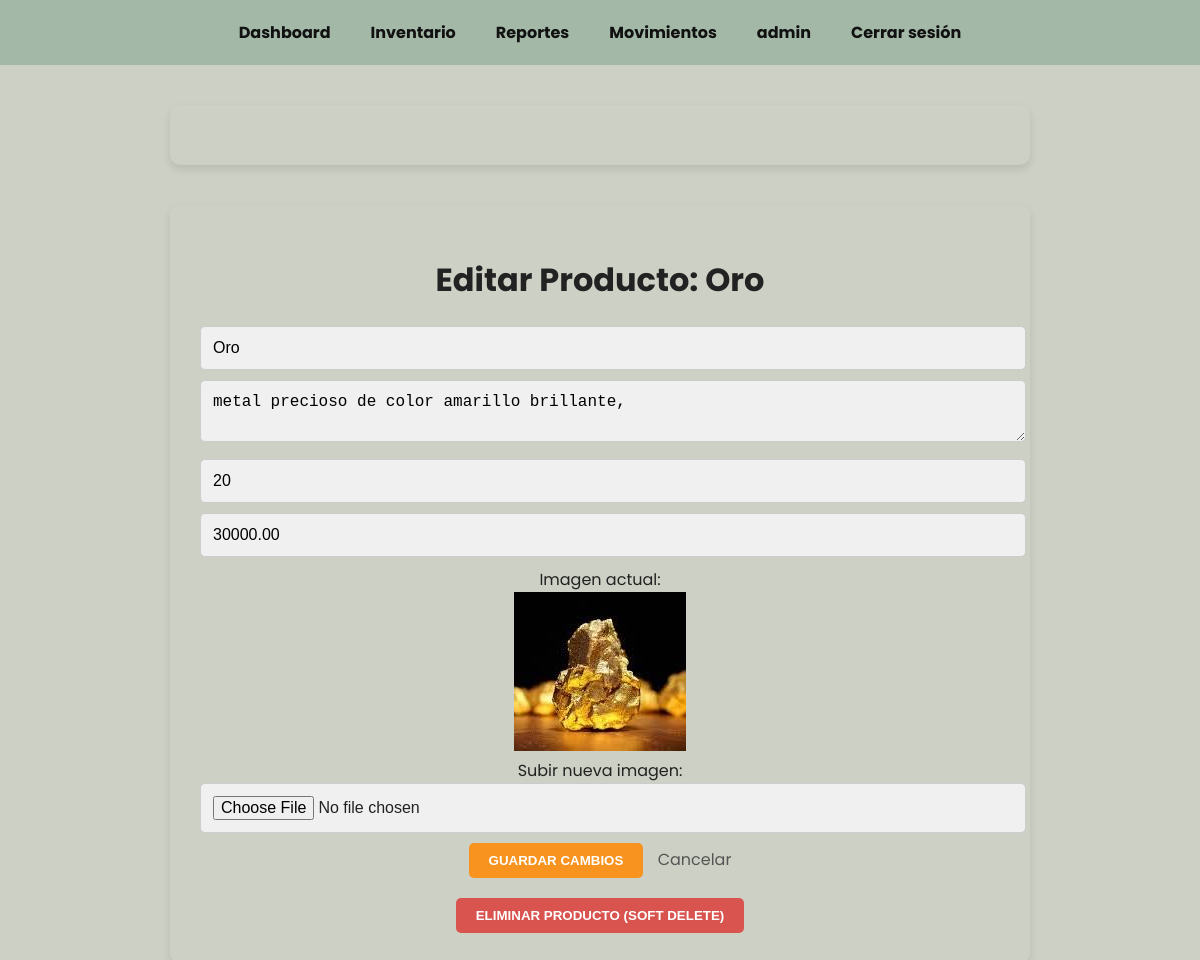
Before: /productos-inventario/editar/1/ (signed in) with the older database file.
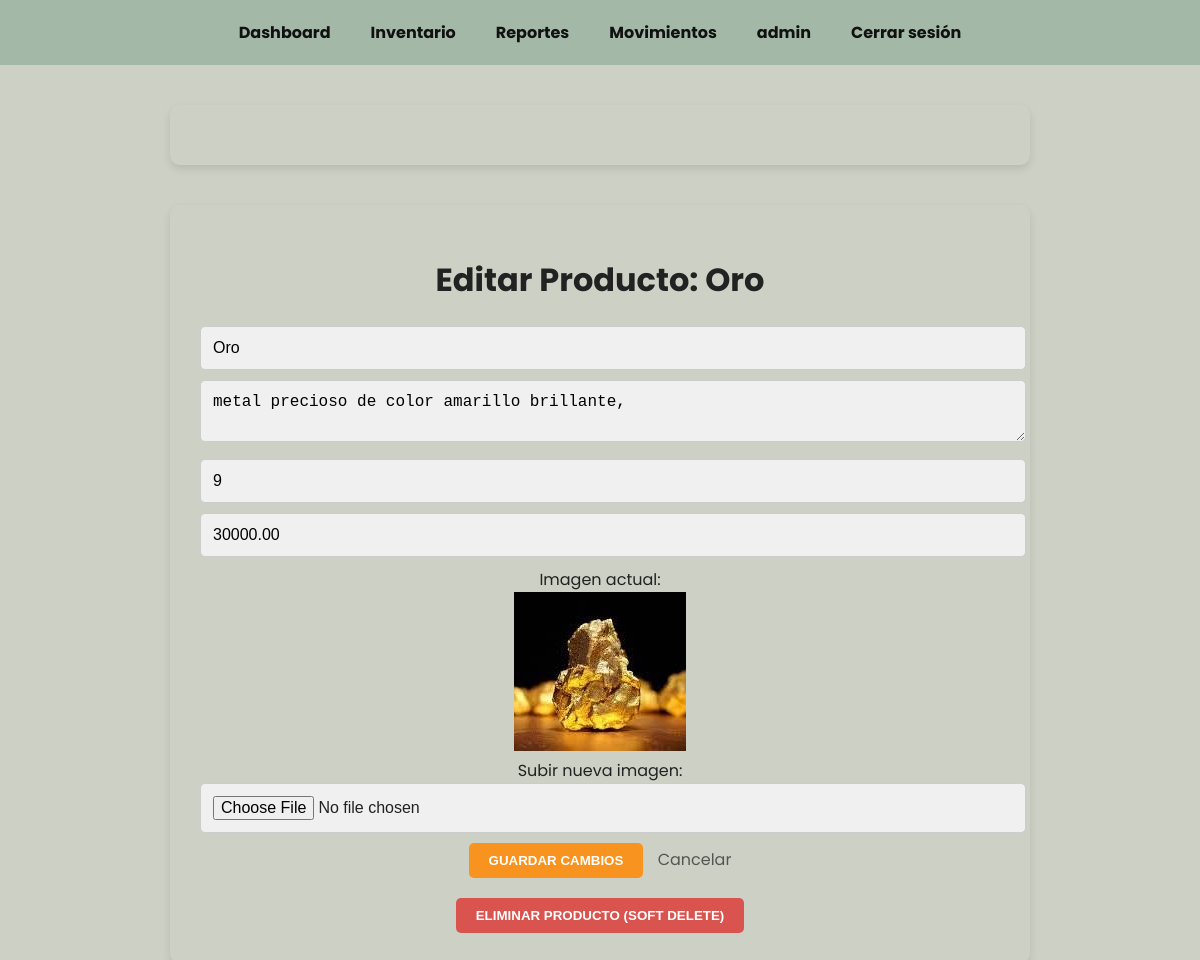
After: the same page with the newer database file.
### inventario_app/models.py (models this page shows, shortened)
class Producto(models.Model):
    nombre = models.CharField(max_length=255)
    descripcion = models.TextField()
    stock = models.IntegerField()
    precio = models.DecimalField(max_digits=10, decimal_places=2)
    imagen = models.ImageField(upload_to='productos/', null=True, blank=True)
    created_at = models.DateTimeField(auto_now_add=True)
    updated_at = models.DateTimeField(auto_now=True)

### inventario_app/views.py (the view, shortened to what this page needs)
# urls.py: path('productos-inventario/editar/<int:pk>/', views.editar_producto_separado, name='editar_producto_separado'),
@login_required
def editar_producto_separado(request, pk):
    producto = get_object_or_404(Producto, pk=pk)
    return render(request, 'inventario_app/editar_inventario.html', {'producto': producto})

### inventario_app/context_processors.py (called while the page is built)
def admin_check(request):
    print(f"Verificando usuario: {request.user.username}")  # Esto te confirmará que el context processor se ejecuta.
    if not request.user.is_authenticated:
        return {'es_admin': False}
    es_admin = request.user.groups.filter(name='Administrador').exists()
    return {'es_admin': es_admin}

### inventario_app/templates/inventario_app/editar_inventario.html (shortened to what this page needs)
<!DOCTYPE html>
<html lang="es">
<head>
</head>
<body>
{% include "inventario_app/navbar.html" %}
<div class="container">
  <h1>Editar Producto: {{ producto.nombre }}</h1>
  <form method="POST" enctype="multipart/form-data">
    <input type="text" name="nombre" value="{{ producto.nombre }}" required>
    <textarea name="descripcion" required>{{ producto.descripcion }}</textarea>
    <input type="number" name="stock" value="{{ producto.stock }}" required>
    <input type="number" step="0.01" name="precio" value="{{ producto.precio }}" required>
    <label>Imagen actual:</label><br>
    {% if producto.imagen %}
      <img src="{{ producto.imagen.url }}" alt="{{ producto.nombre }}">
    {% else %}
      <p>No hay imagen</p>
    {% endif %}
    <br>
    <label>Subir nueva imagen:</label>
    <input type="file" name="imagen" accept="image/*">
    <button type="submit">Guardar Cambios</button>
    <a href="{% url 'productos_inventario' %}" class="cancel">Cancelar</a>
  </form>
  <form method="POST" action="{% url 'eliminar_producto' producto.pk %}" style="margin-top: 20px;" onsubmit="return confirm('¿Seguro que quieres eliminar este producto?');">
    <button type="submit" style="background-color: #d9534f; color: white; border: none; padding: 10px 20px; border-radius: 5px; cursor: pointer;">
      Eliminar Producto (Soft Delete)
    </button>
  </form>
</div>

Changed rows visible on the page:
changed Producto "Oro": stock "20" → "9"
